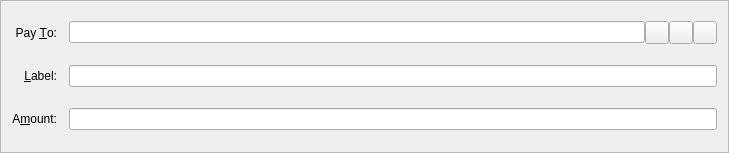
<?xml version="1.0" encoding="UTF-8"?>
<ui version="4.0">
 <class>SendCoinsEntry</class>
 <widget class="QFrame" name="SendCoinsEntry">
  <property name="geometry">
   <rect>
    <x>0</x>
    <y>0</y>
    <width>729</width>
    <height>153</height>
   </rect>
  </property>
  <property name="windowTitle">
   <string>Form</string>
  </property>
  <property name="frameShape">
   <enum>QFrame::StyledPanel</enum>
  </property>
  <property name="frameShadow">
   <enum>QFrame::Sunken</enum>
  </property>
  <layout class="QGridLayout" name="gridLayout">
   <property name="spacing">
    <number>12</number>
   </property>
   <item row="5" column="0">
    <widget class="QLabel" name="label">
     <property name="text">
      <string>A&amp;mount:</string>
     </property>
     <property name="alignment">
      <set>Qt::AlignRight|Qt::AlignTrailing|Qt::AlignVCenter</set>
     </property>
     <property name="buddy">
      <cstring>payAmount</cstring>
     </property>
    </widget>
   </item>
   <item row="3" column="0">
    <widget class="QLabel" name="label_2">
     <property name="text">
      <string>Pay &amp;To:</string>
     </property>
     <property name="alignment">
      <set>Qt::AlignRight|Qt::AlignTrailing|Qt::AlignVCenter</set>
     </property>
     <property name="buddy">
      <cstring>payTo</cstring>
     </property>
    </widget>
   </item>
   <item row="5" column="1">
    <widget class="BitcoinAmountField" name="payAmount"/>
   </item>
   <item row="4" column="0">
    <widget class="QLabel" name="label_4">
     <property name="text">
      <string>&amp;Label:</string>
     </property>
     <property name="alignment">
      <set>Qt::AlignRight|Qt::AlignTrailing|Qt::AlignVCenter</set>
     </property>
     <property name="buddy">
      <cstring>addAsLabel</cstring>
     </property>
    </widget>
   </item>
   <item row="3" column="1">
    <layout class="QHBoxLayout" name="payToLayout">
     <property name="spacing">
      <number>0</number>
     </property>
     <item>
      <widget class="QValidatedLineEdit" name="payTo">
       <property name="toolTip">
        <string>The address to send the payment to  (e.g. 1NS17iag9jJgTHD1VXjvLCEnZuQ3rJDE9L)</string>
       </property>
       <property name="maxLength">
        <number>34</number>
       </property>
      </widget>
     </item>
     <item>
      <widget class="QToolButton" name="addressBookButton">
       <property name="toolTip">
        <string>Choose address from address book</string>
       </property>
       <property name="text">
        <string/>
       </property>
       <property name="icon">
        <iconset resource="../bitcoin.qrc">
         <normaloff>:/icons/address-book</normaloff>:/icons/address-book</iconset>
       </property>
       <property name="shortcut">
        <string>Alt+A</string>
       </property>
      </widget>
     </item>
     <item>
      <widget class="QToolButton" name="pasteButton">
       <property name="toolTip">
        <string>Paste address from clipboard</string>
       </property>
       <property name="text">
        <string/>
       </property>
       <property name="icon">
        <iconset resource="../bitcoin.qrc">
         <normaloff>:/icons/editpaste</normaloff>:/icons/editpaste</iconset>
       </property>
       <property name="shortcut">
        <string>Alt+P</string>
       </property>
      </widget>
     </item>
     <item>
      <widget class="QToolButton" name="deleteButton">
       <property name="toolTip">
        <string>Remove this recipient</string>
       </property>
       <property name="text">
        <string/>
       </property>
       <property name="icon">
        <iconset resource="../bitcoin.qrc">
         <normaloff>:/icons/remove</normaloff>:/icons/remove</iconset>
       </property>
      </widget>
     </item>
    </layout>
   </item>
   <item row="4" column="1">
      <widget class="QValidatedLineEdit" name="addAsLabel">
       <property name="toolTip">
        <string>Enter a label for this address to add it to your address book</string>
       </property>
      </widget>
     </item>
    </layout>
 </widget>
 <customwidgets>
  <customwidget>
   <class>BitcoinAmountField</class>
   <extends>QLineEdit</extends>
   <header>bitcoinamountfield.h</header>
   <container>1</container>
  </customwidget>
  <customwidget>
   <class>QValidatedLineEdit</class>
   <extends>QLineEdit</extends>
   <header>qvalidatedlineedit.h</header>
  </customwidget>
 </customwidgets>
 <resources>
  <include location="../bitcoin.qrc"/>
 </resources>
 <connections/>
</ui>
